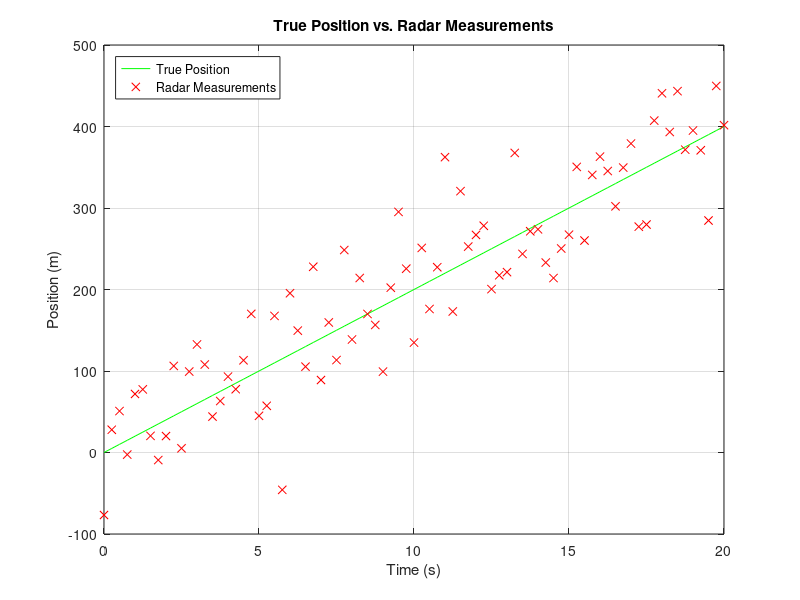
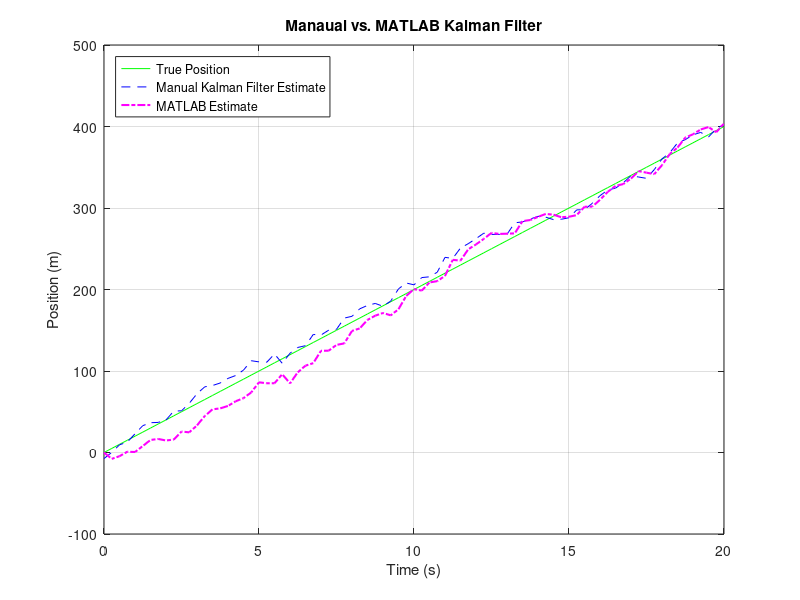
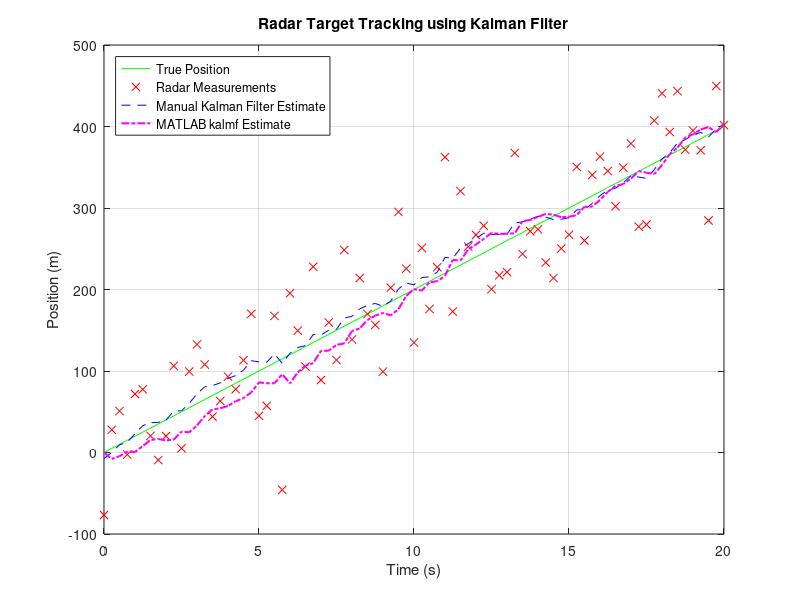

MATLAB code for these plots, in order:
%% Title: Graduate Project 2 (Radar Signal Filtering)
%
% * Objective: The objective of this project is to generate a simple linear
%              equation of motion and have a kalman filter estimate its 
%              position based on noise measurements. A target is being
%              tracked traveling at a constant speed of 20 m/s and is
%              attempting to scramble its position. Through the use of a
%              kalman filter, the targets position can located based on
%              estimation. This serves as a fundamental demonstration of
%              how a kalman filter works to extract the location of its
%              picked target. 
%              
% * Name: John Schatzel
% 
% * Date: 4/30/2025
% * Course: ECEN 5830

close all
clear all
clc

%% Data Section
dt = 0.25;                        % sampling interval, smaller dt = better filter tracking
t = 0:dt:20;                      % timing vector
initial_position = 0;             % initial position
velocity = 20;                    % 20 m/s constant velocity
mn = 50;           % standard deviation of measurement noise

%% Target motion equation and noise addition
% true state (constant velocity motion)
true_position = initial_position + velocity*t;

% simulate radar measurements
radar_measurements = true_position + mn*randn(size(t));

figure
plot(t, true_position, 'g-', ...
     t, radar_measurements, 'rx')

legend('True Position', 'Radar Measurements', 'location', 'northwest');
xlabel('Time (s)');
ylabel('Position (m)');
title('True Position vs. Radar Measurements');
grid on;

%% State Space Model Definition
% define state-space model

% value of '1' indicates that the new position/velocity depends 100% on the old position
% dt is the position over time
A = [1 dt; 0 1];                  % state transition matrix (position updated by velocity, velocity constant)

% value of '0' indicates there is nothing else controlling the position of
% the target over time
B = [0; 0];                       % control input matrix (no external control input)

% this indicates we are only measuring the position over time, not the
% velocity 
C = [1 0];                        % measurement matrix

% value set to '0' because there is no control input directly being passed
% to the output
D = 0;                            % direct transmission matrix

% value of '1' denotes there is slight disturbance in pos. and velo.
% higher variance than '1' = more disturbance
% value of '0' denotes there is no direct from pos. to velo. and vice versa
% noise covariance matrices
Q = [1 0; 0 1];               % process noise covariance (uncertainty in model dynamics)
R = mn^2;                     % measurement noise covariance (uncertainty in sensor measurements)

% create state-space system and Kalman filter
% NOTE: In the simulated system, B = [0; 0] and D = 0 because there is 
% no true control input.

% However, for Kalman filter design, we use B = eye(2) and D = zeros(1,2) 
% to model process noise entering the position and velocity states 
% independently.
sys = ss(A, eye(2), C, zeros(1,2), dt); % define system with separate noise inputs

% MATLAB Kalman Filter Command
[kalmf, L, P] = kalman(sys, Q, R); % MATLAB generated kalman filter, 
% kalmf = Kalman filter system
% L = Kalman Gain (NOT DIRECTLY USED)
% P = Steady-state error covariance

%% Manual Kalman Filter Implementation

% Initialize state and covariance
X_est = [0; 20];        % Initial position and velocity (or [0; 20] if you prefer)
P_est = P;             % Initial covariance estimate

% Preallocate for storage
X_estimates = zeros(2, length(t));

% Portion followed example on MathWorks website
% kalman filter loop
for k = 1:length(t)
    % Measurement Update (Correction step)
    K = P_est * C' / (C * P_est * C' + R);    % Kalman Gain
    X_est = X_est + K * (radar_measurements(k) - C * X_est); % Corrected state
    P_est = (eye(2) - K * C) * P_est;          % Corrected covariance

    % Store corrected estimate
    X_estimates(:, k) = X_est;

    % Time Update (Prediction step)
    X_est = A * X_est;             % Predict next state
    P_est = A * P_est * A' + Q;    % Predict next covariance
end


% MATLAB Kalman Filter (kalmf) Simulation
% Simulate kalmf on radar measurements
[y, time, x_kalmf_estimates] = lsim(kalmf, radar_measurements, t);
% y = output (NOT DIRECTLY USED)
% time = same timing vector as 't'
% x_kalmf_estimates = internal states at each time step

figure;
plot(t, true_position, 'g-', ...
     t, X_estimates(1,:), 'b--', ...
     t, x_kalmf_estimates(:,1), 'm-.', 'LineWidth', 1.5);
legend('True Position', 'Manual Kalman Filter Estimate', 'MATLAB Estimate', 'location', 'northwest');
xlabel('Time (s)');
ylabel('Position (m)');
title('Manaual vs. MATLAB Kalman Filter');
grid on;


%% Plots
figure;
plot(t, true_position, 'g-', ...
     t, radar_measurements, 'rx', ...
     t, X_estimates(1,:), 'b--', ...
     t, x_kalmf_estimates(:,1), 'm-.', 'LineWidth', 1.5);
legend('True Position', 'Radar Measurements', 'Manual Kalman Filter Estimate', 'MATLAB kalmf Estimate', 'location', 'northwest');
xlabel('Time (s)');
ylabel('Position (m)');
title('Radar Target Tracking using Kalman Filter');
grid on;
